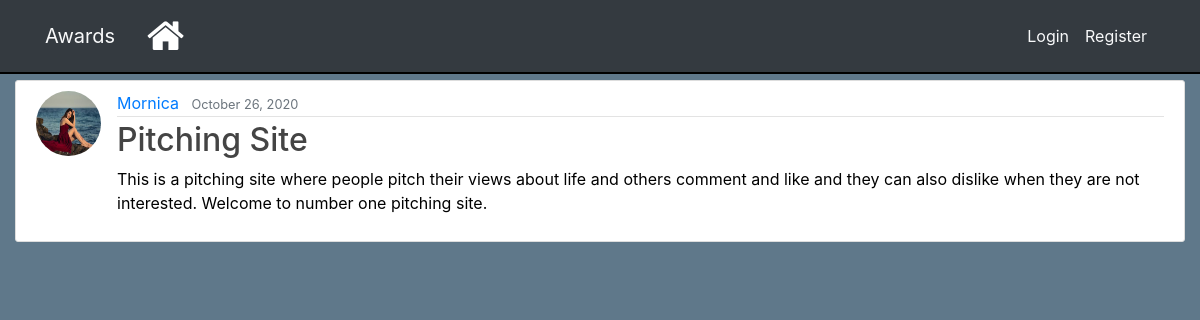
The app's page /post/14/ with its own data.
### awwardapp/models.py (models this page shows, shortened)
class post(models.Model):
    title = models.CharField(max_length=100)
    caption = models.TextField()
    date_posted = models.DateTimeField(default=timezone.now)
    owner = models.ForeignKey(User, on_delete=models.CASCADE)
    image = models.ImageField(upload_to='posts/')
    url = models.CharField(max_length=50, blank=True)

### users/models.py (models this page shows, shortened)
class Profile(models.Model):
    user = models.OneToOneField(User, on_delete=models.CASCADE)
    image = models.ImageField(default='default.jpg', upload_to='profile_pics')

### awwardapp/views.py (the view)
# urls.py: path('post/<int:pk>/', PostDetailView.as_view(), name='post-detail'),
class PostDetailView(DetailView):
    model = post

### awwardapp/templates/awwardapp/post_detail.html (shortened to what this page needs)
{% extends "awwardapp/base.html" %}
{% block content %}
    <article class="media content-section">
        <img class="rounded-circle article-img" src="{{ object.owner.profile.image.url }}">
        <div class="media-body">
            <div class="article-metadata">
                <a class="mr-2" href="#">{{ object.owner }}</a>
                <small class="text-muted">{{ object.date_posted|date:"F d, Y" }}</small>
            </div>
            <h2 class="article-title">{{ object.title }}</h2>
            <p class="article-content">{{ object.caption }}</p>
        </div>
    </article>
{% endblock content %}

### awwardapp/static/awwardapp/main.css (style rules this page uses)
body { background:#5f788a; color:black; margin-top: 5rem; }
h1, h2, h3, h4, h5, h6 { color: #444444; }
.content-section { background: #ffffff; padding: 10px 20px; border: 1px solid #dddddd; border-radius: 3px; margin-bottom: 20px; }
.article-title { color: #444444; }
.article-content { white-space: pre-line; }
.article-img { height: 65px; width: 65px; margin-right: 16px; }
.article-metadata { padding-bottom: 1px; margin-bottom: 4px; border-bottom: 1px solid #e3e3e3 }

### records on screen
post: owner.profile.image (picture), owner "Mornica", date_posted "October 26, 2020", title "Pitching Site", caption "This is a pitching site where people pitch their views about life and others comment and like and they can also dislike when they are not interested. Welcome to number one pitching site."
